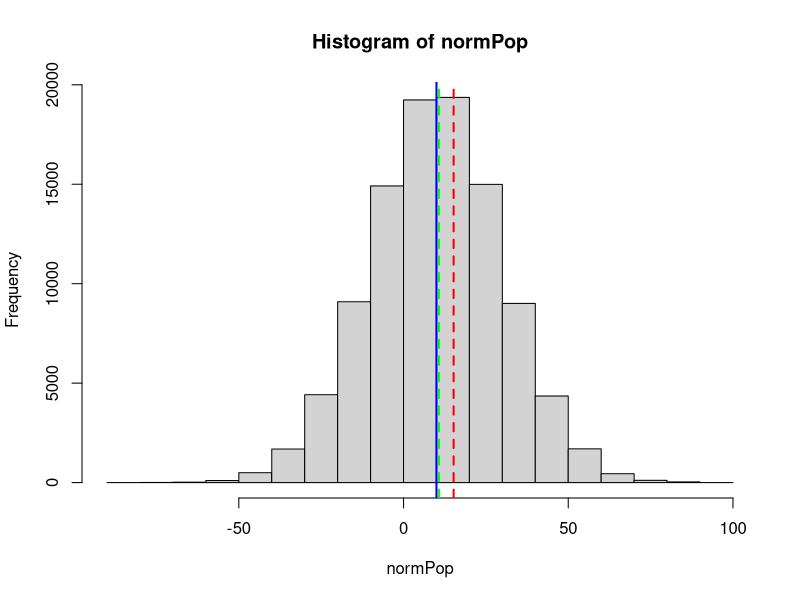

The R source for this figure:
## ---- chunk 1
normPop <- rnorm(1e5, mean = 10, sd = 20)

x <- sample(normPop, size = 5, replace = TRUE)
y <- sample(normPop, size = 100, replace = TRUE)

hist(normPop)
abline(v = 10, col = "blue", lwd = 2)
abline(v = mean(x), col = 'red', lty = 2, lwd = 2)
abline(v = mean(y), col = 'green', lty = 2, lwd = 2)
